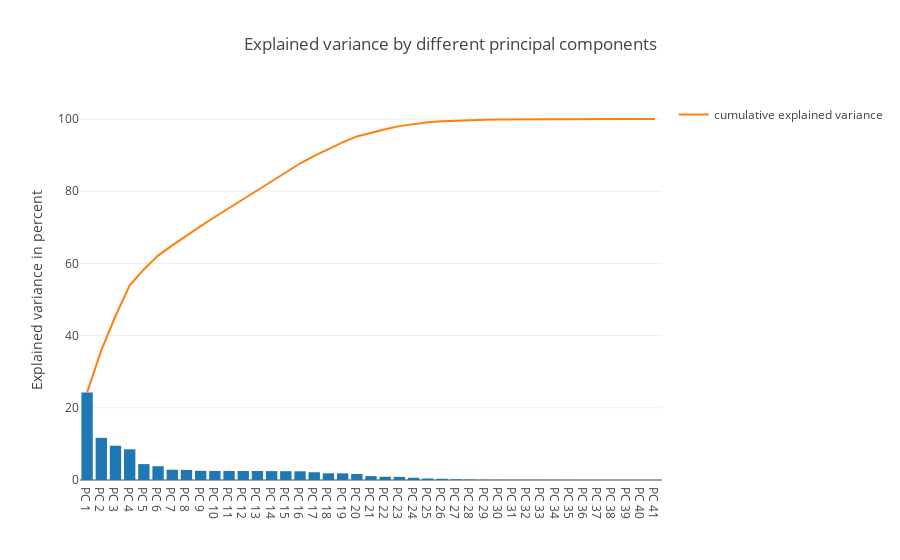

Here is the notebook cell this chart was saved with:
### Code cell
tot = sum(eig_vals)
var_exp = [(i / tot)*100 for i in sorted(eig_vals, reverse=True)]
cum_var_exp = np.cumsum(var_exp)

trace1 = Bar(
        x=['PC %s' %i for i in range(1,42)],
        y=var_exp,
        showlegend=False)

trace2 = Scatter(
        x=['PC %s' %i for i in range(1,42)], 
        y=cum_var_exp,
        name='cumulative explained variance')

data = Data([trace1, trace2])

layout=Layout(
        yaxis=YAxis(title='Explained variance in percent'),
        title='Explained variance by different principal components')

fig = Figure(data=data, layout=layout)
plotly.offline.iplot(fig)

### Figure 1 — Plotly figure (JSON) as saved in the notebook; plotly's stock layout.template omitted (floating-point values rounded to 4 significant figures)
{"data": [{"showlegend": false, "type": "bar", "x": ["PC 1", "PC 2", "PC 3", "PC 4", "PC 5", "PC 6", "PC 7", "PC 8", "PC 9", "PC 10", "PC 11", "PC 12", "PC 13", "PC 14", "PC 15", "PC 16", "PC 17", "PC 18", "PC 19", "PC 20", "PC 21", "PC 22", "PC 23", "PC 24", "PC 25", "PC 26", "PC 27", "PC 28", "PC 29", "PC 30", "PC 31", "PC 32", "PC 33", "PC 34", "PC 35", "PC 36", "PC 37", "PC 38", "PC 39", "PC 40", "PC 41"], "y": [24.25, 11.68, 9.488, 8.504, 4.404, 3.823, 2.843, 2.786, 2.552, 2.508, 2.503, 2.5, 2.5, 2.465, 2.447, 2.408, 2.146, 1.863, 1.833, 1.656, 1.085, 0.9052, 0.8675, 0.6181, 0.426, 0.3422, 0.1995, 0.123, 0.07511, 0.04076, 0.0378, 0.03688, 0.0213, 0.0163, 0.01477, 0.01171, 0.005052, 0.003877, 0.002584, 0.0009172, 0]}, {"name": "cumulative explained variance", "type": "scatter", "x": ["PC 1", "PC 2", "PC 3", "PC 4", "PC 5", "PC 6", "PC 7", "PC 8", "PC 9", "PC 10", "PC 11", "PC 12", "PC 13", "PC 14", "PC 15", "PC 16", "PC 17", "PC 18", "PC 19", "PC 20", "PC 21", "PC 22", "PC 23", "PC 24", "PC 25", "PC 26", "PC 27", "PC 28", "PC 29", "PC 30", "PC 31", "PC 32", "PC 33", "PC 34", "PC 35", "PC 36", "PC 37", "PC 38", "PC 39", "PC 40", "PC 41"], "y": [24.25, 35.94, 45.43, 53.93, 58.33, 62.16, 65.0, 67.79, 70.34, 72.85, 75.35, 77.85, 80.35, 82.81, 85.26, 87.67, 89.81, 91.68, 93.51, 95.17, 96.25, 97.16, 98.02, 98.64, 99.07, 99.41, 99.61, 99.73, 99.81, 99.85, 99.89, 99.92, 99.94, 99.96, 99.98, 99.99, 99.99, 100.0, 100.0, 100.0, 100.0]}], "layout": {"title": "Explained variance by different principal components", "yaxis": {"title": "Explained variance in percent"}}}
